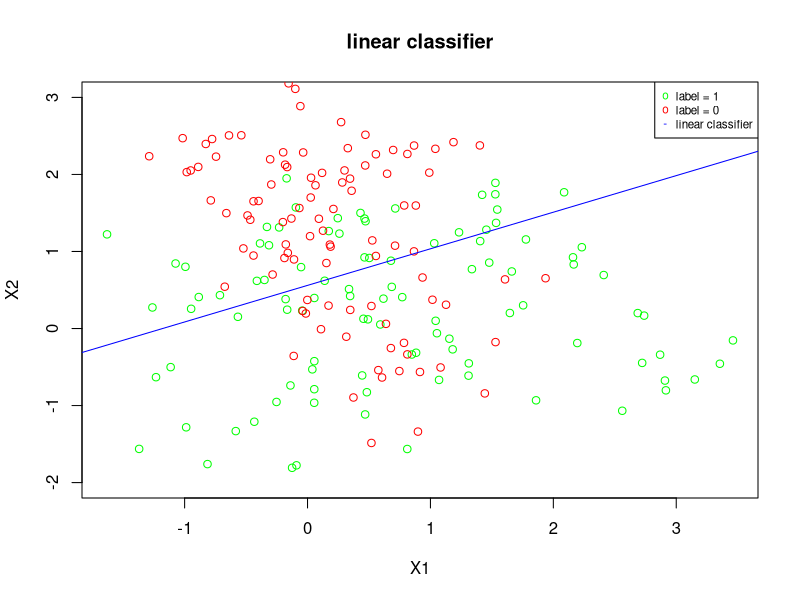

Here is the R script that generated this plot:
#hw3 question 6

library(MASS)

#generate ten centers, which are treated as fixed parameters
Sig <- matrix(c(1,0,0,1),nrow=2)
seed_center <- 16
set.seed(seed_center)
center_green <- mvrnorm(n=10,c(1,0),Sig)
center_red <- mvrnorm(n=10,c(0,1),Sig)
##define a function "gendata2" first
gendata2 <-function(n,mu1,mu2,Sig1,Sig2,myseed)
{
  set.seed(myseed)
  mean1 <- mu1[sample(1:10,n,replace=T),]
  mean2 <- mu2[sample(1:10,n,replace=T),]
  green <- matrix(0,ncol=2,nrow=n)
  red <- matrix(0,ncol=2,nrow=n)
  for(i in 1:n){
    green[i,] <- mvrnorm(1,mean1[i,],Sig1)
    red[i,] <- mvrnorm(1,mean2[i,],Sig2)
  }
  x <- rbind(green,red)
  return(x)
}

#generate the training set
seed_train <- 2000
ntrain <- 100
train2 <- gendata2(ntrain,center_green,center_red,Sig/5,Sig/5,seed_train)
ytrain <- c(rep(1,ntrain),rep(0,ntrain))

train2
ytrain

colnames(train2) = c("X1","X2")


#generate the test set
seed_test <- 2014
ntest <- 500
test2 <- gendata2(ntest,center_green,center_red,Sig/5,Sig/5,seed_test)
ytest <- c(rep(1,ntest),rep(0,ntest))
colnames(test2) = c("X1","X2")

test2
ytest

#linear regression for scenario 2
#fit data

relation= lm(ytrain ~ train2[,1] + train2[,2])

x1_coeff  =  relation$coefficients[2]
x2_coeff  =  relation$coefficients[3]
intercept_1 = relation$coefficients[1]


a = -(intercept_1-0.5)/x2_coeff
b = -(x1_coeff)/x2_coeff


#scatter plot with linear classifier
plot(train2[ytrain == 1, "X1"] , train2[ytrain == 1, "X2"],
     xlab='X1',ylab='X2',col="green", ylim = c(-2,3))
par(new=TRUE)
points(train2[ytrain == 0, "X1"] ,train2[ytrain == 0, "X2"], col="red")
abline(a,b,col="blue")
title('linear classifier')
legend("topright",cex=0.7,legend=c("label = 1","label = 0","linear classifier"), 
       col=c("green","red","blue"), pch = c("o","o","-"))


# linear classifier training error 

train_data =  cbind(train2,ytrain)
train_data = as.data.frame(train_data)
train_data$predicted = 1

train_data$predicted[(((train_data$X1 * x1_coeff) + (train_data$X2 * x2_coeff) +
                         intercept_1) > 0.5) &  train_data$ytrain == 0] = 0

train_data$predicted[(((train_data$X1 * x1_coeff) + (train_data$X2 * x2_coeff) +
                         intercept_1) < 0.5) &  train_data$ytrain == 1] = 0

linear_training_errorr=(nrow(train_data)-sum(train_data$predicted))/(nrow(train_data))

cat("linear classifier training error for scenario 2 is ", linear_training_errorr)



# linear classifier test data error 
test_data =  cbind(test2,ytest)
test_data = as.data.frame(test_data)

test_data$predicted = 1

test_data$predicted[(((test_data$X1 * x1_coeff) + (test_data$X2 * x2_coeff) +
                        intercept_1) > 0.5) &  test_data$ytest == 0] = 0

test_data$predicted[(((test_data$X1 * x1_coeff) + (test_data$X2 * x2_coeff) +
                        intercept_1) < 0.5) &  test_data$ytest == 1] = 0

linear_test_errorr=(nrow(test_data)-sum(test_data$predicted))/(nrow(test_data))

cat("\nlinear classifier test error for scenario 2 is ", linear_test_errorr)

